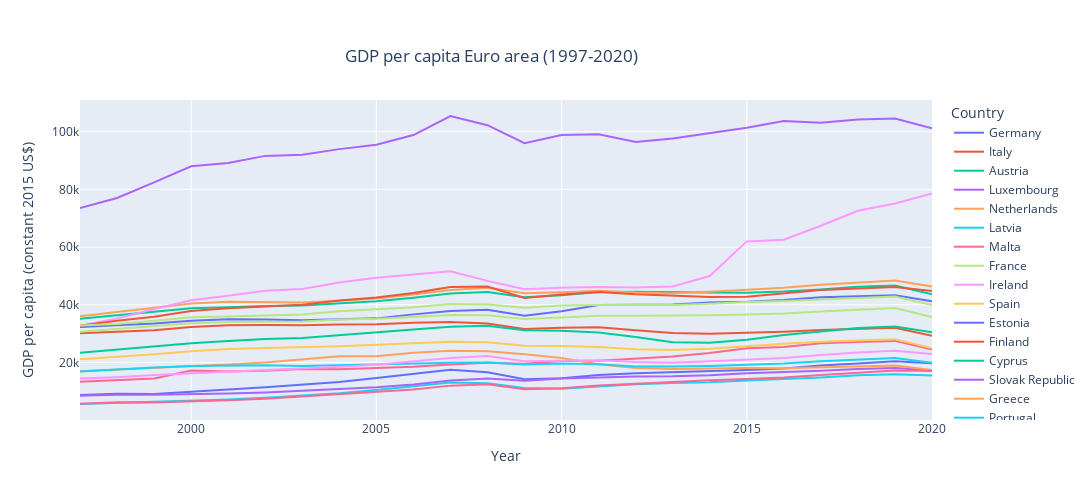

The notebook cell this image was saved under:
### Code cell
fig=df.plot(title= "GDP per capita Euro area (1997-2020)",labels={"index":"Year","value":"GDP per capita (constant 2015 US$)"})
fig.update_layout(
    autosize=False,
    width=1500,
    height=500,
    title={'y':0.9,'x':0.45,'xanchor':'center','yanchor':'top'}
    )
fig.show()

### Figure 1 — Plotly figure (JSON) as saved in the notebook; plotly's stock layout.template omitted (floating-point values rounded to 4 significant figures)
{"data": [{"hovertemplate": "Country=Germany<br>Year=%{x}<br>GDP per capita (constant 2015 US$)=%{y}<extra></extra>", "legendgroup": "Germany", "line": {"color": "#636efa", "dash": "solid"}, "marker": {"symbol": "circle"}, "mode": "lines", "name": "Germany", "orientation": "v", "showlegend": true, "type": "scatter", "x": [1997, 1998, 1999, 2000, 2001, 2002, 2003, 2004, 2005, 2006, 2007, 2008, 2009, 2010, 2011, 2012, 2013, 2014, 2015, 2016, 2017, 2018, 2019, 2020], "xaxis": "x", "y": [32300.0, 32950.0, 33550.0, 34480.0, 35000.0, 34870.0, 34610.0, 35020.0, 35300.0, 36680.0, 37830.0, 38260.0, 36180.0, 37750.0, 39960.0, 40050.0, 40120.0, 40830.0, 41090.0, 41670.0, 42620.0, 42960.0, 43310.0, 41260.0], "yaxis": "y"}, {"hovertemplate": "Country=Italy<br>Year=%{x}<br>GDP per capita (constant 2015 US$)=%{y}<extra></extra>", "legendgroup": "Italy", "line": {"color": "#EF553B", "dash": "solid"}, "marker": {"symbol": "circle"}, "mode": "lines", "name": "Italy", "orientation": "v", "showlegend": true, "type": "scatter", "x": [1997, 1998, 1999, 2000, 2001, 2002, 2003, 2004, 2005, 2006, 2007, 2008, 2009, 2010, 2011, 2012, 2013, 2014, 2015, 2016, 2017, 2018, 2019, 2020], "xaxis": "x", "y": [30140.0, 30680.0, 31170.0, 32340.0, 32950.0, 32980.0, 32880.0, 33140.0, 33240.0, 33740.0, 34070.0, 33520.0, 31600.0, 32050.0, 32220.0, 31170.0, 30250.0, 29970.0, 30230.0, 30670.0, 31230.0, 31590.0, 32040.0, 29290.0], "yaxis": "y"}, {"hovertemplate": "Country=Austria<br>Year=%{x}<br>GDP per capita (constant 2015 US$)=%{y}<extra></extra>", "legendgroup": "Austria", "line": {"color": "#00cc96", "dash": "solid"}, "marker": {"symbol": "circle"}, "mode": "lines", "name": "Austria", "orientation": "v", "showlegend": true, "type": "scatter", "x": [1997, 1998, 1999, 2000, 2001, 2002, 2003, 2004, 2005, 2006, 2007, 2008, 2009, 2010, 2011, 2012, 2013, 2014, 2015, 2016, 2017, 2018, 2019, 2020], "xaxis": "x", "y": [35210.0, 36430.0, 37650.0, 38830.0, 39170.0, 39620.0, 39800.0, 40630.0, 41260.0, 42480.0, 43920.0, 44420.0, 42640.0, 43320.0, 44430.0, 44530.0, 44280.0, 44230.0, 44180.0, 44570.0, 45330.0, 46270.0, 46720.0, 43610.0], "yaxis": "y"}, {"hovertemplate": "Country=Luxembourg<br>Year=%{x}<br>GDP per capita (constant 2015 US$)=%{y}<extra></extra>", "legendgroup": "Luxembourg", "line": {"color": "#ab63fa", "dash": "solid"}, "marker": {"symbol": "circle"}, "mode": "lines", "name": "Luxembourg", "orientation": "v", "showlegend": true, "type": "scatter", "x": [1997, 1998, 1999, 2000, 2001, 2002, 2003, 2004, 2005, 2006, 2007, 2008, 2009, 2010, 2011, 2012, 2013, 2014, 2015, 2016, 2017, 2018, 2019, 2020], "xaxis": "x", "y": [73530.0, 77010.0, 82430.0, 88030.0, 89190.0, 91630.0, 92000.0, 93970.0, 95480.0, 98840.0, 105500.0, 102300.0, 96010.0, 98860.0, 99140.0, 96450.0, 97690.0, 99510.0, 101400.0, 103800.0, 103100.0, 104300.0, 104600.0, 101200.0], "yaxis": "y"}, {"hovertemplate": "Country=Netherlands<br>Year=%{x}<br>GDP per capita (constant 2015 US$)=%{y}<extra></extra>", "legendgroup": "Netherlands", "line": {"color": "#FFA15A", "dash": "solid"}, "marker": {"symbol": "circle"}, "mode": "lines", "name": "Netherlands", "orientation": "v", "showlegend": true, "type": "scatter", "x": [1997, 1998, 1999, 2000, 2001, 2002, 2003, 2004, 2005, 2006, 2007, 2008, 2009, 2010, 2011, 2012, 2013, 2014, 2015, 2016, 2017, 2018, 2019, 2020], "xaxis": "x", "y": [36020.0, 37470.0, 39090.0, 40440.0, 41070.0, 40900.0, 40770.0, 41430.0, 42180.0, 43570.0, 45120.0, 45920.0, 44010.0, 44370.0, 44850.0, 44230.0, 44040.0, 44500.0, 45180.0, 45920.0, 46980.0, 47810.0, 48420.0, 46330.0], "yaxis": "y"}, {"hovertemplate": "Country=Latvia<br>Year=%{x}<br>GDP per capita (constant 2015 US$)=%{y}<extra></extra>", "legendgroup": "Latvia", "line": {"color": "#19d3f3", "dash": "solid"}, "marker": {"symbol": "circle"}, "mode": "lines", "name": "Latvia", "orientation": "v", "showlegend": true, "type": "scatter", "x": [1997, 1998, 1999, 2000, 2001, 2002, 2003, 2004, 2005, 2006, 2007, 2008, 2009, 2010, 2011, 2012, 2013, 2014, 2015, 2016, 2017, 2018, 2019, 2020], "xaxis": "x", "y": [5610.0, 6023.0, 6238.0, 6656.0, 7169.0, 7766.0, 8503.0, 9327.0, 10440.0, 11800.0, 13090.0, 12790.0, 11150.0, 10880.0, 11790.0, 12450.0, 12870.0, 13140.0, 13770.0, 14230.0, 14820.0, 15540.0, 15970.0, 15490.0], "yaxis": "y"}, {"hovertemplate": "Country=Malta<br>Year=%{x}<br>GDP per capita (constant 2015 US$)=%{y}<extra></extra>", "legendgroup": "Malta", "line": {"color": "#FF6692", "dash": "solid"}, "marker": {"symbol": "circle"}, "mode": "lines", "name": "Malta", "orientation": "v", "showlegend": true, "type": "scatter", "x": [1997, 1998, 1999, 2000, 2001, 2002, 2003, 2004, 2005, 2006, 2007, 2008, 2009, 2010, 2011, 2012, 2013, 2014, 2015, 2016, 2017, 2018, 2019, 2020], "xaxis": "x", "y": [13300.0, 13890.0, 14460.0, 17190.0, 16860.0, 17160.0, 17750.0, 17650.0, 18130.0, 18520.0, 19340.0, 19950.0, 19570.0, 20560.0, 20570.0, 21220.0, 22070.0, 23290.0, 24920.0, 25350.0, 26670.0, 27090.0, 27490.0, 24530.0], "yaxis": "y"}, {"hovertemplate": "Country=France<br>Year=%{x}<br>GDP per capita (constant 2015 US$)=%{y}<extra></extra>", "legendgroup": "France", "line": {"color": "#B6E880", "dash": "solid"}, "marker": {"symbol": "circle"}, "mode": "lines", "name": "France", "orientation": "v", "showlegend": true, "type": "scatter", "x": [1997, 1998, 1999, 2000, 2001, 2002, 2003, 2004, 2005, 2006, 2007, 2008, 2009, 2010, 2011, 2012, 2013, 2014, 2015, 2016, 2017, 2018, 2019, 2020], "xaxis": "x", "y": [30640.0, 31620.0, 32540.0, 33580.0, 34000.0, 34140.0, 34180.0, 34890.0, 35200.0, 35810.0, 36450.0, 36340.0, 35120.0, 35630.0, 36230.0, 36170.0, 36190.0, 36360.0, 36640.0, 36940.0, 37680.0, 38280.0, 38900.0, 35770.0], "yaxis": "y"}, {"hovertemplate": "Country=Ireland<br>Year=%{x}<br>GDP per capita (constant 2015 US$)=%{y}<extra></extra>", "legendgroup": "Ireland", "line": {"color": "#FF97FF", "dash": "solid"}, "marker": {"symbol": "circle"}, "mode": "lines", "name": "Ireland", "orientation": "v", "showlegend": true, "type": "scatter", "x": [1997, 1998, 1999, 2000, 2001, 2002, 2003, 2004, 2005, 2006, 2007, 2008, 2009, 2010, 2011, 2012, 2013, 2014, 2015, 2016, 2017, 2018, 2019, 2020], "xaxis": "x", "y": [32770.0, 35270.0, 38540.0, 41610.0, 43120.0, 44900.0, 45500.0, 47710.0, 49360.0, 50440.0, 51600.0, 48290.0, 45370.0, 45910.0, 46200.0, 45980.0, 46320.0, 49990.0, 61990.0, 62540.0, 67400.0, 72580.0, 75110.0, 78560.0], "yaxis": "y"}, {"hovertemplate": "Country=Spain<br>Year=%{x}<br>GDP per capita (constant 2015 US$)=%{y}<extra></extra>", "legendgroup": "Spain", "line": {"color": "#FECB52", "dash": "solid"}, "marker": {"symbol": "circle"}, "mode": "lines", "name": "Spain", "orientation": "v", "showlegend": true, "type": "scatter", "x": [1997, 1998, 1999, 2000, 2001, 2002, 2003, 2004, 2005, 2006, 2007, 2008, 2009, 2010, 2011, 2012, 2013, 2014, 2015, 2016, 2017, 2018, 2019, 2020], "xaxis": "x", "y": [21110.0, 21950.0, 22840.0, 23930.0, 24700.0, 25020.0, 25300.0, 25640.0, 26140.0, 26750.0, 27210.0, 27010.0, 25770.0, 25690.0, 25390.0, 24630.0, 24350.0, 24760.0, 25730.0, 26490.0, 27210.0, 27710.0, 28090.0, 24940.0], "yaxis": "y"}, {"hovertemplate": "Country=Estonia<br>Year=%{x}<br>GDP per capita (constant 2015 US$)=%{y}<extra></extra>", "legendgroup": "Estonia", "line": {"color": "#636efa", "dash": "solid"}, "marker": {"symbol": "circle"}, "mode": "lines", "name": "Estonia", "orientation": "v", "showlegend": true, "type": "scatter", "x": [1997, 1998, 1999, 2000, 2001, 2002, 2003, 2004, 2005, 2006, 2007, 2008, 2009, 2010, 2011, 2012, 2013, 2014, 2015, 2016, 2017, 2018, 2019, 2020], "xaxis": "x", "y": [8689.0, 9154.0, 9088.0, 9956.0, 10620.0, 11410.0, 12360.0, 13280.0, 14630.0, 16150.0, 17450.0, 16600.0, 14200.0, 14580.0, 15690.0, 16250.0, 16550.0, 17090.0, 17400.0, 17940.0, 18950.0, 19670.0, 20400.0, 19740.0], "yaxis": "y"}, {"hovertemplate": "Country=Finland<br>Year=%{x}<br>GDP per capita (constant 2015 US$)=%{y}<extra></extra>", "legendgroup": "Finland", "line": {"color": "#EF553B", "dash": "solid"}, "marker": {"symbol": "circle"}, "mode": "lines", "name": "Finland", "orientation": "v", "showlegend": true, "type": "scatter", "x": [1997, 1998, 1999, 2000, 2001, 2002, 2003, 2004, 2005, 2006, 2007, 2008, 2009, 2010, 2011, 2012, 2013, 2014, 2015, 2016, 2017, 2018, 2019, 2020], "xaxis": "x", "y": [32760.0, 34450.0, 35880.0, 37870.0, 38770.0, 39340.0, 40030.0, 41510.0, 42510.0, 44060.0, 46190.0, 46340.0, 42400.0, 43550.0, 44450.0, 43620.0, 43030.0, 42690.0, 42780.0, 43860.0, 45160.0, 45610.0, 46170.0, 44770.0], "yaxis": "y"}, {"hovertemplate": "Country=Cyprus<br>Year=%{x}<br>GDP per capita (constant 2015 US$)=%{y}<extra></extra>", "legendgroup": "Cyprus", "line": {"color": "#00cc96", "dash": "solid"}, "marker": {"symbol": "circle"}, "mode": "lines", "name": "Cyprus", "orientation": "v", "showlegend": true, "type": "scatter", "x": [1997, 1998, 1999, 2000, 2001, 2002, 2003, 2004, 2005, 2006, 2007, 2008, 2009, 2010, 2011, 2012, 2013, 2014, 2015, 2016, 2017, 2018, 2019, 2020], "xaxis": "x", "y": [23390.0, 24510.0, 25450.0, 26690.0, 27440.0, 28140.0, 28530.0, 29570.0, 30560.0, 31470.0, 32380.0, 32730.0, 31220.0, 31020.0, 30360.0, 28870.0, 27040.0, 26840.0, 27870.0, 29520.0, 30760.0, 31980.0, 32520.0, 30440.0], "yaxis": "y"}, {"hovertemplate": "Country=Slovak Republic<br>Year=%{x}<br>GDP per capita (constant 2015 US$)=%{y}<extra></extra>", "legendgroup": "Slovak Republic", "line": {"color": "#ab63fa", "dash": "solid"}, "marker": {"symbol": "circle"}, "mode": "lines", "name": "Slovak Republic", "orientation": "v", "showlegend": true, "type": "scatter", "x": [1997, 1998, 1999, 2000, 2001, 2002, 2003, 2004, 2005, 2006, 2007, 2008, 2009, 2010, 2011, 2012, 2013, 2014, 2015, 2016, 2017, 2018, 2019, 2020], "xaxis": "x", "y": [8478.0, 8811.0, 8793.0, 8908.0, 9214.0, 9633.0, 10170.0, 10710.0, 11420.0, 12390.0, 13720.0, 14480.0, 13670.0, 14460.0, 14850.0, 15110.0, 15190.0, 15580.0, 16310.0, 16640.0, 17110.0, 17710.0, 18130.0, 17250.0], "yaxis": "y"}, {"hovertemplate": "Country=Greece<br>Year=%{x}<br>GDP per capita (constant 2015 US$)=%{y}<extra></extra>", "legendgroup": "Greece", "line": {"color": "#FFA15A", "dash": "solid"}, "marker": {"symbol": "circle"}, "mode": "lines", "name": "Greece", "orientation": "v", "showlegend": true, "type": "scatter", "x": [1997, 1998, 1999, 2000, 2001, 2002, 2003, 2004, 2005, 2006, 2007, 2008, 2009, 2010, 2011, 2012, 2013, 2014, 2015, 2016, 2017, 2018, 2019, 2020], "xaxis": "x", "y": [16990.0, 17550.0, 18020.0, 18650.0, 19320.0, 20000.0, 21110.0, 22130.0, 22190.0, 23380.0, 24080.0, 23940.0, 22850.0, 21570.0, 19410.0, 18130.0, 17760.0, 18010.0, 18050.0, 18040.0, 18300.0, 18630.0, 18990.0, 17440.0], "yaxis": "y"}, {"hovertemplate": "Country=Portugal<br>Year=%{x}<br>GDP per capita (constant 2015 US$)=%{y}<extra></extra>", "legendgroup": "Portugal", "line": {"color": "#19d3f3", "dash": "solid"}, "marker": {"symbol": "circle"}, "mode": "lines", "name": "Portugal", "orientation": "v", "showlegend": true, "type": "scatter", "x": [1997, 1998, 1999, 2000, 2001, 2002, 2003, 2004, 2005, 2006, 2007, 2008, 2009, 2010, 2011, 2012, 2013, 2014, 2015, 2016, 2017, 2018, 2019, 2020], "xaxis": "x", "y": [16910.0, 17640.0, 18220.0, 18790.0, 19020.0, 19060.0, 18810.0, 19100.0, 19220.0, 19490.0, 19940.0, 19980.0, 19340.0, 19660.0, 19360.0, 18650.0, 18580.0, 18830.0, 19240.0, 19690.0, 20430.0, 21050.0, 21570.0, 19900.0], "yaxis": "y"}, {"hovertemplate": "Country=Lithuania<br>Year=%{x}<br>GDP per capita (constant 2015 US$)=%{y}<extra></extra>", "legendgroup": "Lithuania", "line": {"color": "#FF6692", "dash": "solid"}, "marker": {"symbol": "circle"}, "mode": "lines", "name": "Lithuania", "orientation": "v", "showlegend": true, "type": "scatter", "x": [1997, 1998, 1999, 2000, 2001, 2002, 2003, 2004, 2005, 2006, 2007, 2008, 2009, 2010, 2011, 2012, 2013, 2014, 2015, 2016, 2017, 2018, 2019, 2020], "xaxis": "x", "y": [5705.0, 6176.0, 6149.0, 6421.0, 6896.0, 7421.0, 8272.0, 8915.0, 9763.0, 10660.0, 11980.0, 12420.0, 10700.0, 11100.0, 12040.0, 12670.0, 13260.0, 13840.0, 14260.0, 14800.0, 15660.0, 16430.0, 17190.0, 17030.0], "yaxis": "y"}, {"hovertemplate": "Country=Belgium<br>Year=%{x}<br>GDP per capita (constant 2015 US$)=%{y}<extra></extra>", "legendgroup": "Belgium", "line": {"color": "#B6E880", "dash": "solid"}, "marker": {"symbol": "circle"}, "mode": "lines", "name": "Belgium", "orientation": "v", "showlegend": true, "type": "scatter", "x": [1997, 1998, 1999, 2000, 2001, 2002, 2003, 2004, 2005, 2006, 2007, 2008, 2009, 2010, 2011, 2012, 2013, 2014, 2015, 2016, 2017, 2018, 2019, 2020], "xaxis": "x", "y": [32790.0, 33360.0, 34470.0, 35660.0, 35930.0, 36380.0, 36600.0, 37750.0, 38410.0, 39130.0, 40270.0, 40140.0, 39010.0, 39760.0, 39910.0, 39960.0, 39950.0, 40410.0, 40990.0, 41300.0, 41810.0, 42360.0, 42890.0, 39960.0], "yaxis": "y"}, {"hovertemplate": "Country=Slovenia<br>Year=%{x}<br>GDP per capita (constant 2015 US$)=%{y}<extra></extra>", "legendgroup": "Slovenia", "line": {"color": "#FF97FF", "dash": "solid"}, "marker": {"symbol": "circle"}, "mode": "lines", "name": "Slovenia", "orientation": "v", "showlegend": true, "type": "scatter", "x": [1997, 1998, 1999, 2000, 2001, 2002, 2003, 2004, 2005, 2006, 2007, 2008, 2009, 2010, 2011, 2012, 2013, 2014, 2015, 2016, 2017, 2018, 2019, 2020], "xaxis": "x", "y": [14420.0, 14920.0, 15710.0, 16230.0, 16730.0, 17290.0, 17800.0, 18560.0, 19230.0, 20270.0, 21570.0, 22290.0, 20420.0, 20600.0, 20740.0, 20150.0, 19910.0, 20450.0, 20880.0, 21530.0, 22550.0, 23470.0, 24060.0, 22920.0], "yaxis": "y"}], "layout": {"autosize": false, "height": 500, "legend": {"title": {"text": "Country"}, "tracegroupgap": 0}, "title": {"text": "GDP per capita Euro area (1997-2020)", "x": 0.45, "xanchor": "center", "y": 0.9, "yanchor": "top"}, "width": 1500, "xaxis": {"anchor": "y", "autorange": true, "domain": [0, 1], "range": [1997, 2020], "title": {"text": "Year"}, "type": "linear"}, "yaxis": {"anchor": "x", "autorange": true, "domain": [0, 1], "range": [63.35, 111000.0], "title": {"text": "GDP per capita (constant 2015 US$)"}, "type": "linear"}}}
